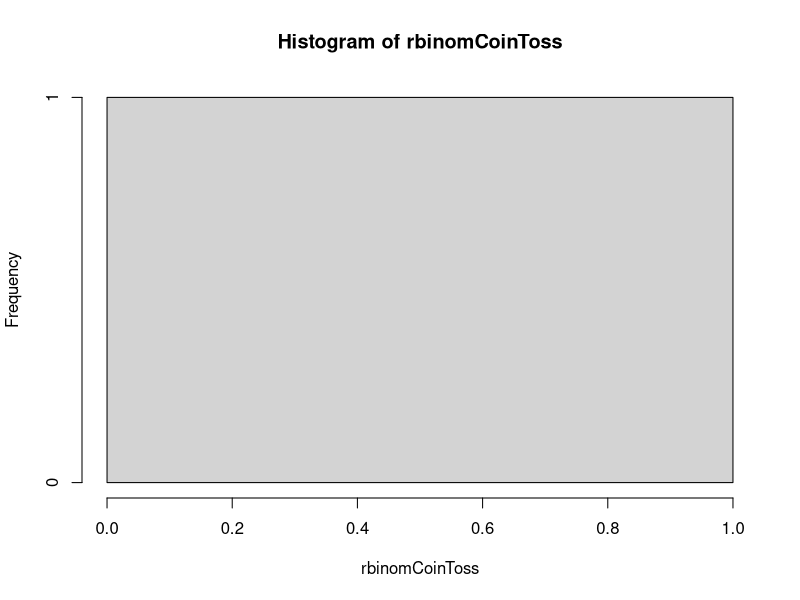
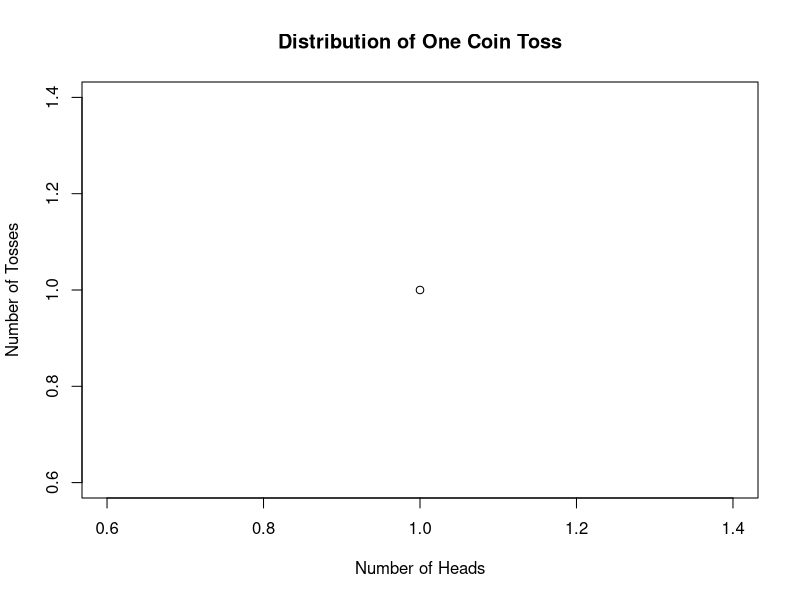
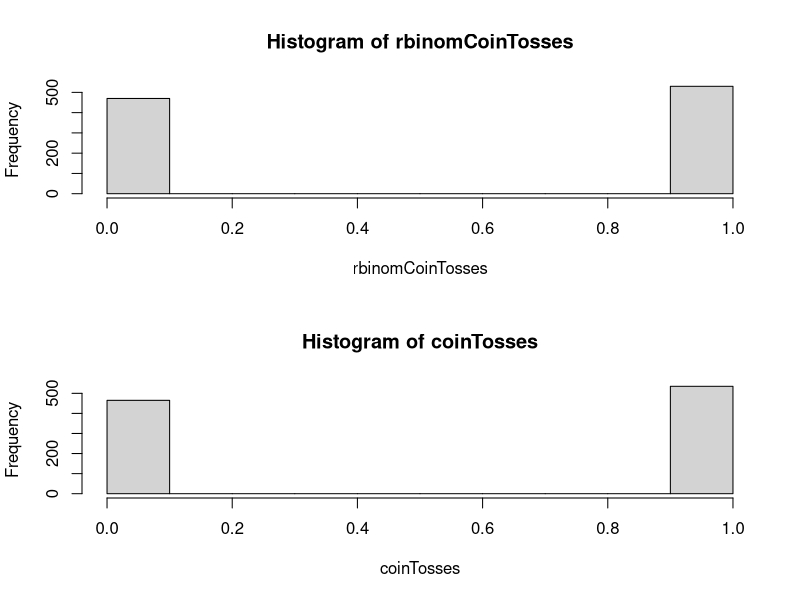

Here is the R script that generated these plots, in order:
# Task 1 ----------------------------------------------------------------
# The following Task tackles first the distribution of throwing one coin,
# and later in the number of heads when throwing arbitrary number of coin.
# It is later shown that the distribution fits with the Binomial one.

# Defining probabilities for tossing a possibly fair coin. 
headsProbability <- runif(1,0,1) # Probability of getting "heads"
tailsProbability <- 1 - headsProbability # Probability of getting "tails"
# A vector representing the possible results of a coin toss.
coin <- c(0,1) # 0: heads, 1: tails
toss <- 1
# This problem can be modeled by the Binomial distribution dealing with the
# probability of a success of an event with two possible outcomes.
rbinomCoinToss <- rbinom(n = toss,
                         size = 1,
                         prob = headsProbability)

hist(rbinomCoinToss)
plot(rbinomCoinToss,
     toss,
     xlab = "Number of Heads",
     ylab = "Number of Tosses",
     main = "Distribution of One Coin Toss")


# Task 1: n coin tosses - We are interested in the number of heads.
tosses <- 1000 # Arbitrary coin tosses
headsProbability <- runif(1,0,1) # Probability of getting "heads"
tailsProbability <- 1 - headsProbability # Probability of getting "tails"
coin <- c(0,1) # 0: heads, 1: tails

coinTosses <- sample(coin,
                     size = tosses,
                     replace = TRUE,
                     prob = c(tailsProbability,headsProbability))

rbinomCoinTosses <- rbinom(n = tosses, size = 1, prob = headsProbability)
  
par(mfrow=c(2,1))
hist(rbinomCoinTosses)
hist(coinTosses)

# Task 2a ----------------------------------------------------------------
# When rolling 4 dice simultaneously, we are interested in the event that at least one
# of them shows a "6".
values <- c(1,2,3,4,5,6) # The possible outcomes(colours) of a die.
counts <- c(4,4,4,4,4,4) # Throwing the die 4 times - The urn consits of 4 balls for each colour.
urn <- rep (values, counts)
takeBalls <- sample(urn,
                    size = 4,
                    replace = FALSE)
n <- 100000
sampledBernoulli_a = rbinom(n = n,
                            size = 1,
                            prob = 0.5177)
x <- mean(sampledBernoulli_a)
x

# Task 2b ----------------------------------------------------------------
# When rolling two dice simultaneously 24 times, we are interested in the event that
# at least once, both of them show a "6" simultaneously.
values <- c(1,2,3,4,5,6)
counts <- c(2,2,2,2,2,2)
urn <- rep (values, counts)
takeBalls <- sample(urn,
                    size = 2,
                    replace = FALSE)
n <- 100000
numOfRolls <- 24
# Using the replicate function we repeat the experiment of throwing two dice.
sampledBernoulli_b = replicate(n = numOfRolls,
                               rbinom(n = n,
                                      size = 1,
                                      prob = 1-(35/36)^numOfRolls),
                               simplify = "array")
x <- mean(sampledBernoulli_b)
x
# RESULT: After calculating the means of both scenarios and trying sampling by ourselves
# we have come to the conclusion that the first event is more probable.
# Task 3 ----------------------------------------------------------------
# Simulating the lottery "6 out of 49". 
N <- 10^8 # NOTE: lower for optimization purposes. 
m = integer(7) # Initialize vector of 7 zeros for calculating the mean.
# choose(n,k) - Number of ways to choose k elements from a set of n elements.

for (k in 0:6) {
  s = rbinom(n = N,
             size = 1,
             prob = (choose(43,6-k)*choose(6,k)/choose(49,6)))
  m[k+1] = mean(s)
}
# Output the mean of the results for success for each of the six numbers.
m